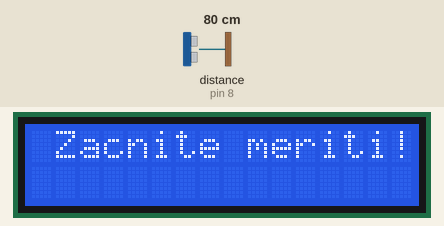
Recording of a sketch running on a simulated Arduino Uno, built with avr-gcc and run on an emulated ATmega328P. Shown: 16×2 character LCD. Wiring (inferred from the names in the program): ultrasonic range finder: trigger pin 9; echo pin 8. The inputs (shaded band) are chosen by the test bench; at power-on: distance to the obstacle (sensor on pin 8) 80 cm. The echo pulse lasts 58.3 µs per cm.

Above: at 2.1 s.
At 6.2 s:
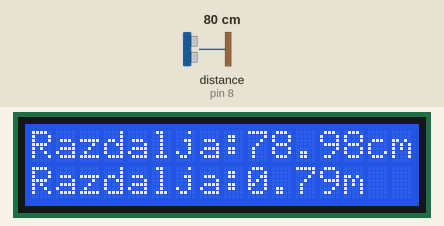
6.3 s: distance to the obstacle (sensor on pin 8) set to 2 cm
At 7.9 s:
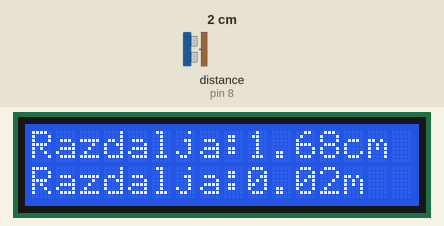
10.4 s: distance to the obstacle (sensor on pin 8) set to 4 cm
At 11.7 s:
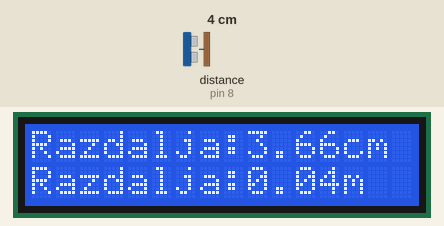
13.6 s: distance to the obstacle (sensor on pin 8) set to 9 cm
At 14.9 s:
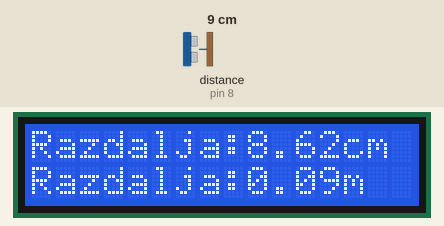
Timing chart, 0 to 16.6 s (numbered marks = the images above; inputs shaded):
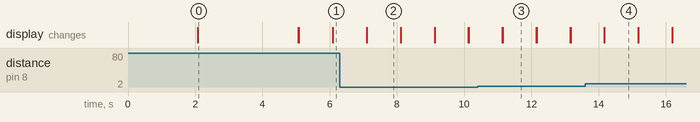

Measured:
- after the input at 6.3 s, the display: first differs from a run without the input after 0.81 s (image 2)
- after the input at 10.4 s, the display: first differs from a run without the input after 0.75 s (image 3)
- after the input at 13.6 s, the display: first differs from a run without the input after 0.57 s (image 4)
- what the display in image 0 shows lasts 3.0 s, from 2.1 s to 5.1 s
- what the display in image 2 shows lasts 1.0 s, from 7.1 s to 8.1 s

The sketch:

distance_meter.ino
```cpp
#include <LiquidCrystal.h>

#define trigger 9
#define echo 8

LiquidCrystal lcd(12,11,5,4,3,2);

float time=0,distance=0;

void setup()
{
 lcd.begin(16,2);
 pinMode(trigger,OUTPUT);
 pinMode(echo,INPUT);
 lcd.print(" Zivijo!");
 delay(2000);
 lcd.clear();
 lcd.print(" Zacnite meriti!");
 delay(3000);
}

void loop()
{
 lcd.clear();
 digitalWrite(trigger,LOW);
 delayMicroseconds(2);
 digitalWrite(trigger,HIGH);
 delayMicroseconds(10);
 digitalWrite(trigger,LOW);
 delayMicroseconds(2);
 time=pulseIn(echo,HIGH);
 distance=time*340/20000;
 lcd.clear();
 lcd.print("Razdalja:");
 lcd.print(distance);
 lcd.print("cm");
 lcd.setCursor(0,1);
 lcd.print("Razdalja:");
 lcd.print(distance/100);
 lcd.print("m");
 delay(1000);
}
```
